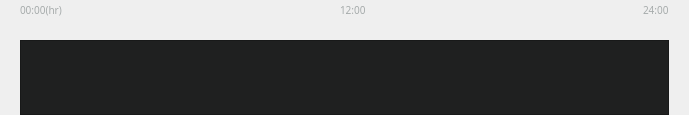
<?xml version="1.0" encoding="UTF-8"?>
<ui version="4.0">
 <class>progressWidget</class>
 <widget class="QWidget" name="progressWidget">
  <property name="geometry">
   <rect>
    <x>0</x>
    <y>0</y>
    <width>689</width>
    <height>115</height>
   </rect>
  </property>
  <property name="windowTitle">
   <string>Form</string>
  </property>
  <property name="styleSheet">
   <string notr="true">QWidget#widget{
/*background:rgba(0,0,0,0.70);*/

}
#widget_2{
/*background:rgba(0,0,0,0.70);*/
}
QLabel{
font-family:PingFangSC-Regular;
font-size:10px;
color:#a6abab;
line-height:10px;
text-align:left;
}</string>
  </property>
  <layout class="QVBoxLayout" name="verticalLayout_2">
   <property name="spacing">
    <number>0</number>
   </property>
   <property name="leftMargin">
    <number>0</number>
   </property>
   <property name="topMargin">
    <number>0</number>
   </property>
   <property name="rightMargin">
    <number>0</number>
   </property>
   <property name="bottomMargin">
    <number>0</number>
   </property>
   <item>
    <widget class="QWidget" name="widget" native="true">
     <layout class="QVBoxLayout" name="verticalLayout">
      <property name="spacing">
       <number>0</number>
      </property>
      <property name="leftMargin">
       <number>20</number>
      </property>
      <property name="topMargin">
       <number>0</number>
      </property>
      <property name="rightMargin">
       <number>20</number>
      </property>
      <property name="bottomMargin">
       <number>0</number>
      </property>
      <item>
       <layout class="QHBoxLayout" name="horizontalLayout_2">
        <property name="leftMargin">
         <number>0</number>
        </property>
        <property name="rightMargin">
         <number>0</number>
        </property>
        <item>
         <widget class="QLabel" name="label">
          <property name="maximumSize">
           <size>
            <width>16777215</width>
            <height>20</height>
           </size>
          </property>
          <property name="text">
           <string>00:00(hr)</string>
          </property>
         </widget>
        </item>
        <item>
         <spacer name="horizontalSpacer">
          <property name="orientation">
           <enum>Qt::Horizontal</enum>
          </property>
          <property name="sizeHint" stdset="0">
           <size>
            <width>240</width>
            <height>20</height>
           </size>
          </property>
         </spacer>
        </item>
        <item>
         <widget class="QLabel" name="label_2">
          <property name="maximumSize">
           <size>
            <width>16777215</width>
            <height>20</height>
           </size>
          </property>
          <property name="text">
           <string>12:00</string>
          </property>
         </widget>
        </item>
        <item>
         <spacer name="horizontalSpacer_2">
          <property name="orientation">
           <enum>Qt::Horizontal</enum>
          </property>
          <property name="sizeHint" stdset="0">
           <size>
            <width>239</width>
            <height>20</height>
           </size>
          </property>
         </spacer>
        </item>
        <item>
         <widget class="QLabel" name="label_3">
          <property name="maximumSize">
           <size>
            <width>16777215</width>
            <height>20</height>
           </size>
          </property>
          <property name="text">
           <string>24:00</string>
          </property>
         </widget>
        </item>
       </layout>
      </item>
      <item>
       <widget class="scaleWidget" name="widget_3" native="true">
        <property name="minimumSize">
         <size>
          <width>0</width>
          <height>20</height>
         </size>
        </property>
        <property name="maximumSize">
         <size>
          <width>16777215</width>
          <height>20</height>
         </size>
        </property>
       </widget>
      </item>
     </layout>
    </widget>
   </item>
   <item>
    <widget class="QWidget" name="widget_2" native="true">
     <property name="styleSheet">
      <string notr="true"/>
     </property>
     <layout class="QHBoxLayout" name="horizontalLayout_3">
      <property name="spacing">
       <number>0</number>
      </property>
      <property name="leftMargin">
       <number>20</number>
      </property>
      <property name="topMargin">
       <number>0</number>
      </property>
      <property name="rightMargin">
       <number>20</number>
      </property>
      <property name="bottomMargin">
       <number>0</number>
      </property>
      <item>
       <widget class="progressListView" name="listView">
        <property name="styleSheet">
         <string notr="true">
background-color:#1f2020;</string>
        </property>
       </widget>
      </item>
     </layout>
    </widget>
   </item>
  </layout>
 </widget>
 <customwidgets>
  <customwidget>
   <class>scaleWidget</class>
   <extends>QWidget</extends>
   <header>scalewidget.h</header>
   <container>1</container>
  </customwidget>
  <customwidget>
   <class>progressListView</class>
   <extends>QListView</extends>
   <header>progresslistview.h</header>
  </customwidget>
 </customwidgets>
 <resources/>
 <connections/>
</ui>
